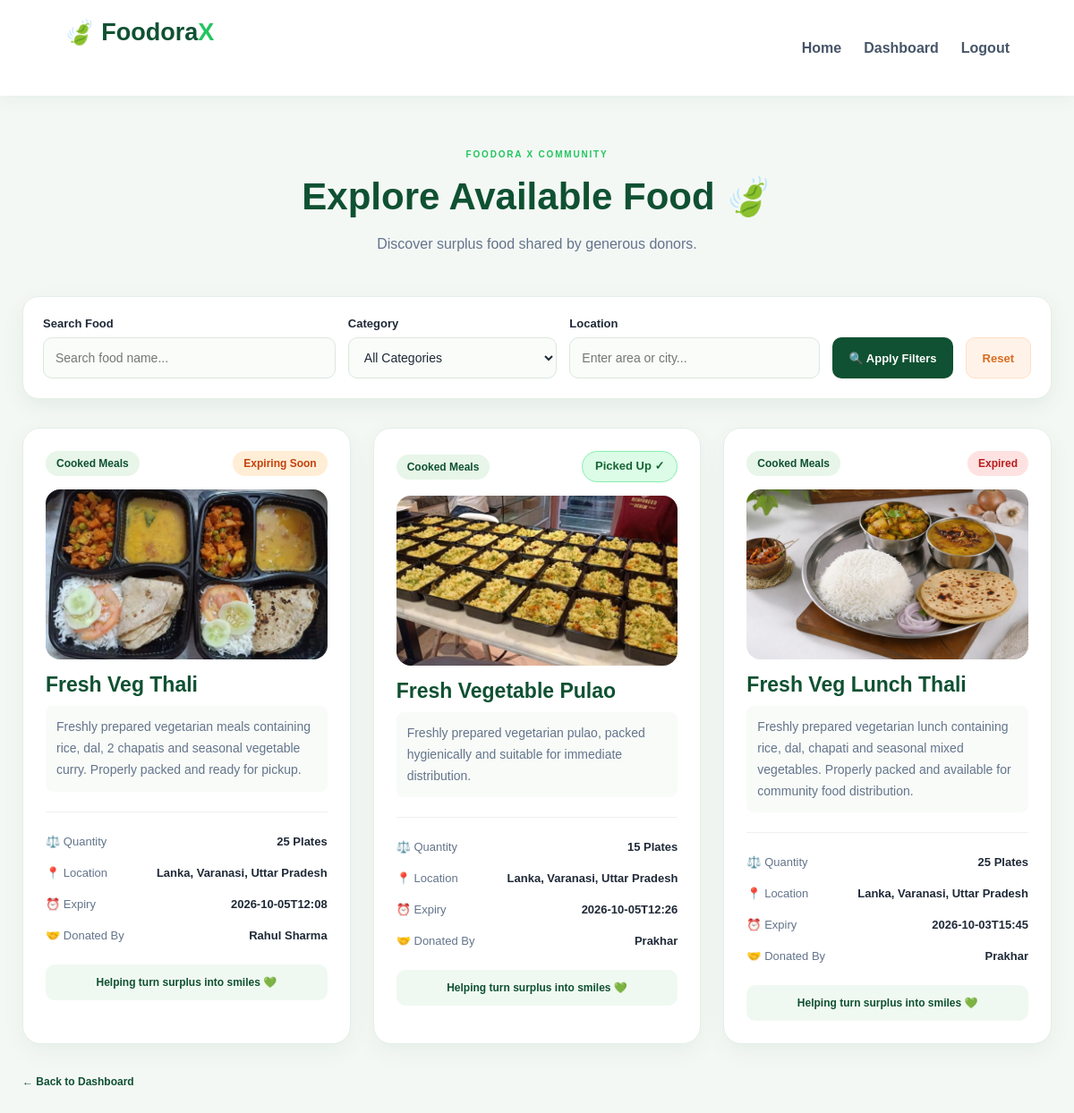
Screenshot of /food-listings (signed in) with the database file from the repository.
### tables this page shows
CREATE TABLE donations (
                id INTEGER PRIMARY KEY AUTOINCREMENT,
                donor_id INTEGER NOT NULL,
                food_name TEXT NOT NULL,
                category TEXT NOT NULL,
                quantity INTEGER NOT NULL,
                unit TEXT NOT NULL,
                expiry TEXT NOT NULL,
                location TEXT NOT NULL,
                description TEXT,
                status TEXT DEFAULT 'Available',
                created_at TIMESTAMP DEFAULT CURRENT_TIMESTAMP, claimed_by INTEGER REFERENCES users(id), pickup_instructions TEXT DEFAULT '', image TEXT DEFAULT NULL, verification_id TEXT, rejection_reason TEXT DEFAULT '', reviewed_at TIMESTAMP DEFAULT NULL,

                FOREIGN KEY (donor_id)
                REFERENCES users(id)
            );

CREATE TABLE users (
                id INTEGER PRIMARY KEY AUTOINCREMENT,
                name TEXT NOT NULL,
                email TEXT UNIQUE NOT NULL,
                password TEXT NOT NULL,
                role TEXT NOT NULL,
                organization TEXT
            );

### app.py (the view, shortened to what this page needs)
@app.route("/food-listings")
def food_listings():
    user = get_current_user()
    if not user:
        return redirect(url_for("login"))
    search = request.args.get("search", "").strip()
    category = request.args.get("category", "").strip()
    location = request.args.get("location", "").strip()
    today = date.today()
    tomorrow = today + timedelta(days=1)
    with get_db() as conn:
        conn.execute("""
            UPDATE donations
            SET status = 'Expired'
            WHERE status = 'Available'
              AND expiry < ?
        """, (today.isoformat(),))
        query = """
            SELECT donations.*, donor.name AS donor_name,
                   recipient.name AS recipient_name
            FROM donations
            JOIN users AS donor
                ON donations.donor_id = donor.id
            LEFT JOIN users AS recipient
                ON donations.claimed_by = recipient.id
            WHERE 1=1
        """
        params = []
        if user["role"] == "donor":
            query += " AND donations.donor_id = ?"
            params.append(user["id"])
        elif user["role"] == "admin":
            pass
        if search:
            query += " AND donations.food_name LIKE ?"
            params.append(f"%{search}%")
        if category:
            query += " AND donations.category = ?"
            params.append(category)
        if location:
            query += " AND donations.location LIKE ?"
            params.append(f"%{location}%")
        query += " ORDER BY donations.created_at DESC"
        donations = conn.execute(query, params).fetchall()
        categories = conn.execute("""
            SELECT DISTINCT category
            FROM donations
            ORDER BY category
        """).fetchall()
    updated_donations = []
    for food in donations:
        food_data = dict(food)
        if food["status"] == "Completed":
            display_status = "Picked Up ✓"
        elif food["status"] == "Claimed":
            display_status = "Claimed"
        elif food["status"] == "Expired":
            display_status = "Expired"
        elif food["status"] == "Pending":
            display_status = "Pending Approval"
        elif food["status"] == "Rejected":
            display_status = "Rejected"
        else:
            try:
                expiry_date = date.fromisoformat(food["expiry"][:10])
                if expiry_date <= tomorrow:
                    display_status = "Expiring Soon"
                else:
                    display_status = "Available"
            except (ValueError, TypeError):
                display_status = "Invalid Expiry"
        food_data["display_status"] = display_status
        updated_donations.append(food_data)
    return render_template(
        "food_listings.html",
        donations=updated_donations,
        user=user,
        search=search,
        selected_category=category,
        location=location,
        categories=categories
    )

### app.py (called while the page is built)
def get_db():
    conn = sqlite3.connect(DATABASE, timeout=30)
    conn.row_factory = sqlite3.Row
    return conn

def get_current_user():
    user_id = session.get("user_id")
    if user_id:
        with get_db() as conn:
            return conn.execute(
                "SELECT * FROM users WHERE id = ?",
                (user_id,)
            ).fetchone()
    return None

@app.context_processor
def inject_notification_count():
    user = get_current_user()
    if not user:
        return {"unread_notifications": 0}
    with get_db() as conn:
        count = conn.execute("""
            SELECT COUNT(*) AS total
            FROM notifications
            WHERE user_id = ? AND is_read = 0
        """, (user["id"],)).fetchone()["total"]
    return {"unread_notifications": count}

### templates/food_listings.html (shortened to what this page needs)
<!DOCTYPE html>
<html lang="en">
<head>
    <link rel="stylesheet" href="{{ url_for('static', filename='style.css') }}">
</head>
<body class="listings-page">
<header class="listings-navbar">
    <a href="/" class="auth-logo">
        🍃 Foodora<span>X</span>
    </a>
    <nav class="listings-nav-links">
        <a href="/">Home</a>
        <a href="/dashboard">Dashboard</a>
        <a href="/logout">Logout</a>
    </nav>
</header>
<main class="listings-container">
    <section class="listings-heading">
        <span class="section-tag">FOODORA X COMMUNITY</span>
        {% if user['role'] == 'donor' %}
            <h1>My Food Listings 🍱</h1>
            <p>Manage the food you have shared with the community.</p>
        {% else %}
            <h1>Explore Available Food 🍃</h1>
            <p>Discover surplus food shared by generous donors.</p>
        {% endif %}
    </section>
<form method="GET" action="{{ url_for('food_listings') }}" class="food-filter-form">
    <div class="filter-search">
        <label for="search">Search Food</label>
        <input
            type="text"
            id="search"
            name="search"
            placeholder="Search food name..."
            value="{{ search }}"
        >
    </div>
    <div class="filter-group">
        <label for="category">Category</label>
        <select id="category" name="category">
            <option value="">All Categories</option>
        </select>
    </div>
    <div class="filter-group">
        <label for="location">Location</label>
        <input
            type="text"
            id="location"
            name="location"
            placeholder="Enter area or city..."
            value="{{ location }}"
        >
    </div>
    <button type="submit" class="filter-btn">
        🔍 Apply Filters
    </button>
    <a href="{{ url_for('food_listings') }}" class="reset-filter-btn">
        Reset
    </a>
</form>
    {% if donations %}
        <section class="food-grid">
            {% for food in donations %}
                <article class="food-card">
<div class="food-card-top">
    <span class="food-category">
        {{ food['category'] }}
    </span>
{% if food['display_status'] == 'Picked Up ✓' %}
    <span class="status-picked-up">
        {{ food['display_status'] }}
    </span>
{% else %}
        <span class="food-status
            {% if food['display_status'] == 'Expired' %}
                status-expired
            {% elif food['display_status'] == 'Expiring Soon' %}
                status-expiring
            {% elif food['display_status'] == 'Claimed' %}
                status-claimed
            {% else %}
                status-available
            {% endif %}
        ">
            {{ food['display_status'] }}
        </span>
    {% endif %}
</div>
                    {% if food['image'] %}
                        <div class="food-image-container">
                            <img
                                src="{{ url_for('static', filename='uploads/' ~ food['image']) }}"
                                alt="{{ food['food_name'] }}"
                                class="food-card-image"
        >
                        </div>
                    {% else %}
                        <div class="food-card-icon">🍱</div>
                    {% endif %}
                    <h2>{{ food['food_name'] }}</h2>
                    <p class="food-description">
                        {{ food['description'] or 'Fresh food shared to help reduce food waste.' }}
                    </p>
                    <div class="food-info">
                        <p>
                            <span>⚖️ Quantity</span>
                            <strong>{{ food['quantity'] }} {{ food['unit'] }}</strong>
                        </p>
                        <p>
                            <span>📍 Location</span>
                            <strong>{{ food['location'] }}</strong>
                        </p>
                        <p>
                            <span>⏰ Expiry</span>
                            <strong> {{ food['expiry'] }} </strong>
                        </p>
                        <p>
                            <span>🤝 Donated By</span>
                            <strong>{{ food['donor_name'] }}</strong>
                        </p>
                    </div>
                    <div class="food-card-footer">
                        <span>Helping turn surplus into smiles 💚</span>
                    </div>
                </article>
            {% endfor %}
        </section>
    {% endif %}
    <a href="/dashboard" class="back-home">← Back to Dashboard</a>
</main>
</body>
</html>

### rows the page displays
donations: category "Cooked Meals", display_status "Expiring Soon", image (picture), food_name "Fresh Veg Thali", description "Freshly prepared vegetarian meals containing rice, dal, 2 chapatis and seasonal vegetable curry. Properly packed and ready for pickup.", quantity "25", unit "Plates", location "Lanka, Varanasi, Uttar Pradesh", expiry "2026-10-05T12:08", donor_name "Rahul Sharma"
donations: category "Cooked Meals", display_status "Picked Up ✓", image (picture), food_name "Fresh Vegetable Pulao", description "Freshly prepared vegetarian pulao, packed hygienically and suitable for immediate distribution.", quantity "15", unit "Plates", location "Lanka, Varanasi, Uttar Pradesh", expiry "2026-10-05T12:26", donor_name "Prakhar"
donations: category "Cooked Meals", display_status "Expired", image (picture), food_name "Fresh Veg Lunch Thali", description "Freshly prepared vegetarian lunch containing rice, dal, chapati and seasonal mixed vegetables. Properly packed and available for community food distribution.", quantity "25", unit "Plates", location "Lanka, Varanasi, Uttar Pradesh", expiry "2026-10-03T15:45", donor_name "Prakhar"
